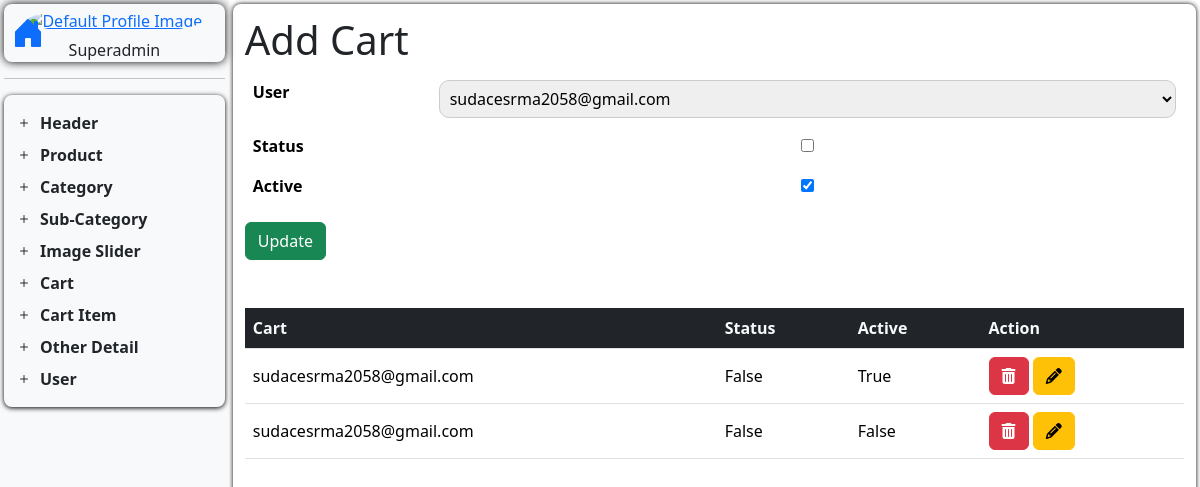
Page /update-cart/2 on the committed database.
### techspot_app/models.py (models this page shows, shortened)
class CartModel(models.Model):
    user = models.ForeignKey(settings.AUTH_USER_MODEL, on_delete=models.CASCADE, related_name="cart")
    is_paid = models.BooleanField(default=False)
    is_active = models.BooleanField(default=True)

class UserModel(AbstractBaseUser, PermissionsMixin):
    username = models.CharField(max_length=600, unique=True)
    number = models.PositiveBigIntegerField()
    email = models.EmailField(unique=True)
    is_active = models.BooleanField(default=True)
    is_staff = models.BooleanField(default=False)
    objects = CustomUserManager()
    USERNAME_FIELD = 'email'  # how user logs in
    REQUIRED_FIELDS = ['username', 'number']  # for createsuperuser
    def __str__(self):
        return self.email

### techspot_app/operationView.py (the view)
# urls.py: path('update-cart/<int:id>', update_cart, name='update_cart'),
def update_cart(request, id):
    return handle_update(
        request=request,
        id=id,
        model=CartModel,
        formname=CartForm,
        redirect_url="add_cart",
        template_url="Dashboard/D_Content/add_cart.html",
        action_url="update_cart",
    )

### techspot_app/forms.py
class CartForm(forms.ModelForm):
    class Meta:
        model = CartModel
        fields = "__all__"

### handler/operationhandler.py (called while the page is built)
def handle_update(
    request,
    id,
    model,
    formname,
    redirect_url,
    template_url,
    action_url
):
    data = get_object_or_404(model, id=id)
    if request.method == 'POST':
        form = formname(request.POST, request.FILES, instance=data)
        if form.is_valid():
            form.save()
            return redirect(redirect_url)
    else:
        form = formname(instance=data)
    context = {
        "form": form,
        "data": model.objects.order_by('-id'),
        'action_url': reverse(action_url, args=[id]),
    }
    return render(request, template_url, context)

### techspot_app/templates/Dashboard/D_Content/add_cart.html
{% extends "Dashboard/dashboard.html" %}
{% block add_cart %}
<h1>Add Cart</h1>
<table class="table table-borderless">
    <tr>
        <th><label for="cart_user">User</label></th>
        <td>{{form.user}}</td>
    </tr>
    <tr>
        <th><label for="cart_status">Status</label></th>
        <td>{{form.is_paid}}</td>
    </tr>
    <tr>
        <th><label for="cart_status">Active</label></th>
        <td>{{form.is_active}}</td>
    </tr>
</table>
<button type="submit" name="submit" class="btn btn-success">
    {% if form.instance.id %} Update {% else %} Save {% endif %}
</button>
<div class="mt-5">
    <table class="table bg-white">
        <thead>
            <tr>
                <th class="bg-dark text-light">Cart</th>
                <th class="bg-dark text-light">Status</th>
                <th class="bg-dark text-light">Active</th>
                <th class="bg-dark text-light">Action</th>
            </tr>
        </thead>
        <tbody>
            {% for crt in data %}
            <tr>
                <td class="align-middle">{{ crt.user }}</td>
                <td class="align-middle">{{ crt.is_paid }}</td>
                <td class="align-middle">{{ crt.is_active }}</td>
                <td>
                    <a href="{% url 'del_cart' crt.id %}" class="btn btn-danger"><i class="fas fa-trash-alt"></i></a>
                    <a href="{% url 'update_cart' crt.id %}" class="btn btn-warning"><i class="fas fa-pencil-alt"></i></a>
                </td>
            </tr>
            {% endfor %}
        </tbody>
    </table>
</div>
{% endblock %}

### static/CSS/Dashboard/dashboard.css (style rules this page uses)
* { margin: 0; padding: 0; max-width: 100%; box-sizing: border-box; }
input, select { width: 100%; padding: 6px; border: 1px solid #ccc; border-radius: 10px; }

### rows in the picture
CartModel: user "sudacesrma2058@gmail.com", is_active "☑", is_paid "False", is_active "True"
CartModel: user "sudacesrma2058@gmail.com", is_paid "False", is_active "False"
